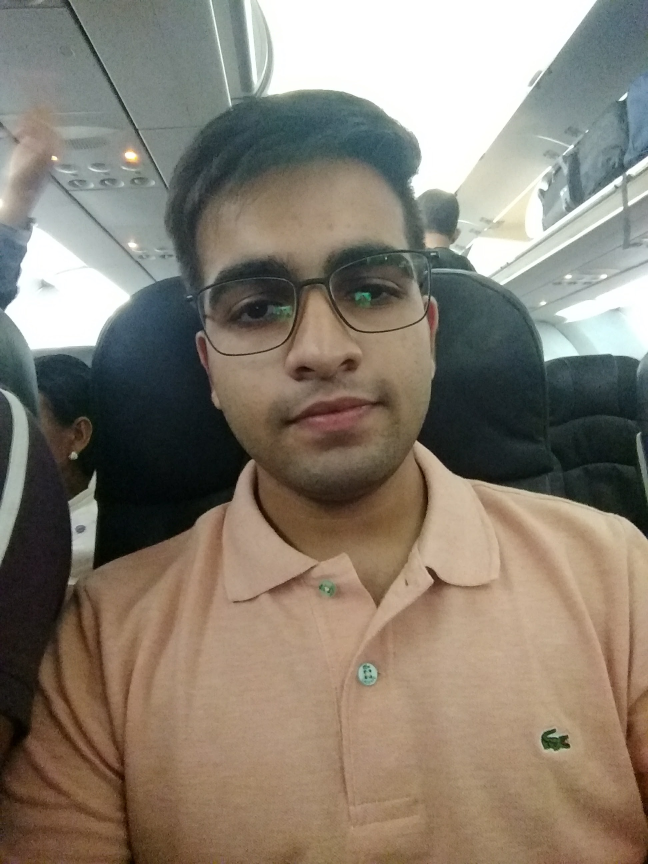
#> input picture test-data/test1.jpg, 1944 x 2592 px, given as the content of the folder data-set, which was not available (shown at 1/3 size)
$ python -i trainner.py   (imports and definitions only)
#> lines starting #> are read from the running program, lines starting #| are printed output that depends on the picture
import cv2
import os
import numpy as np
from PIL import Image

recognizer = cv2.face.LBPHFaceRecognizer_create()
detector= cv2.CascadeClassifier("../Cascades/haarcascade_frontalface_default.xml")

def getImagesAndLabels(path):
#> called with path = 'data-set'
    faceSamples=[]
    Ids=[]
    imagePaths=[]
    for f in os.listdir(path):
        if not f.startswith('.'):
            imagePaths.append(os.path.join(path,f))

    #imagePaths=[os.path.join(path,f) for f in os.listdir(path)]
    for imagePath in imagePaths:
        pilImage=Image.open(imagePath).convert('L')
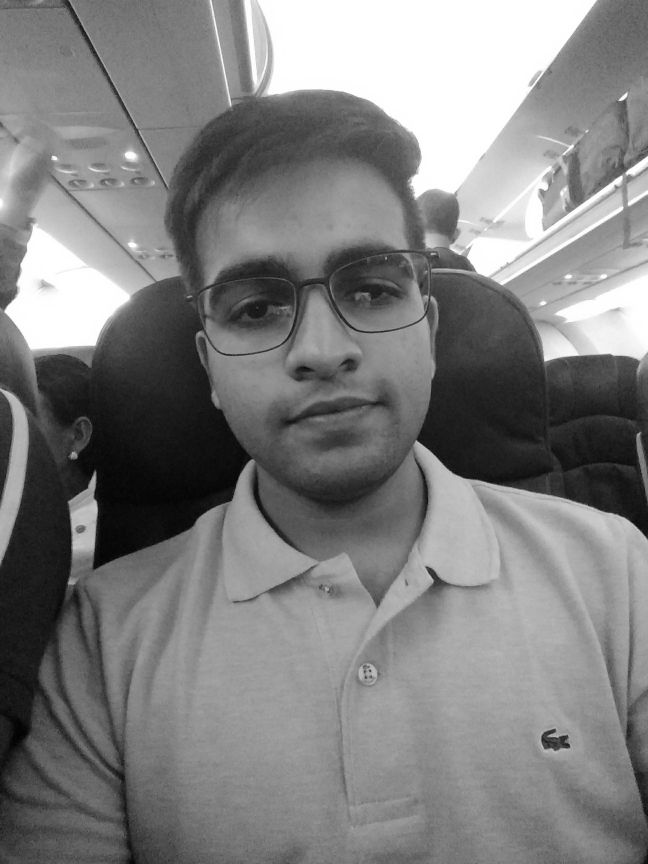
#> pilImage: PIL image 1944x2592 L (shown at 1/3 size); min 1, max 255, mean 127.4
        imageNp=np.array(pilImage,'uint8')
        Id=int(os.path.split(imagePath)[-1].split(".")[1])
        faces=detector.detectMultiScale(imageNp)
        for(x,y,w,h) in faces:
            faceSamples.append(imageNp[y:y+h,x:x+w])
            Ids.append(Id)
    return faceSamples,Ids

# [1 line that did not run here, left out]
# [2 lines not run here, left out]

>>> result = getImagesAndLabels('../test-data/test1.jpg')
#> (the run stopped early here; a loop or call above may not have finished)

$ run again, on test-data/test2.jpg
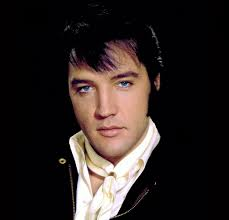
#> input picture test-data/test2.jpg, 229 x 220 px, given as the content of the folder data-set, which was not available
#> in getImagesAndLabels, `pilImage=Image.open(imagePath).convert('L')`:
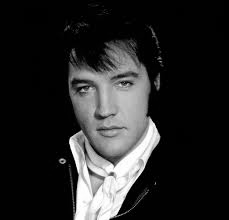
#> pilImage: PIL image 229x220 L; min 0, max 255, mean 38.8
